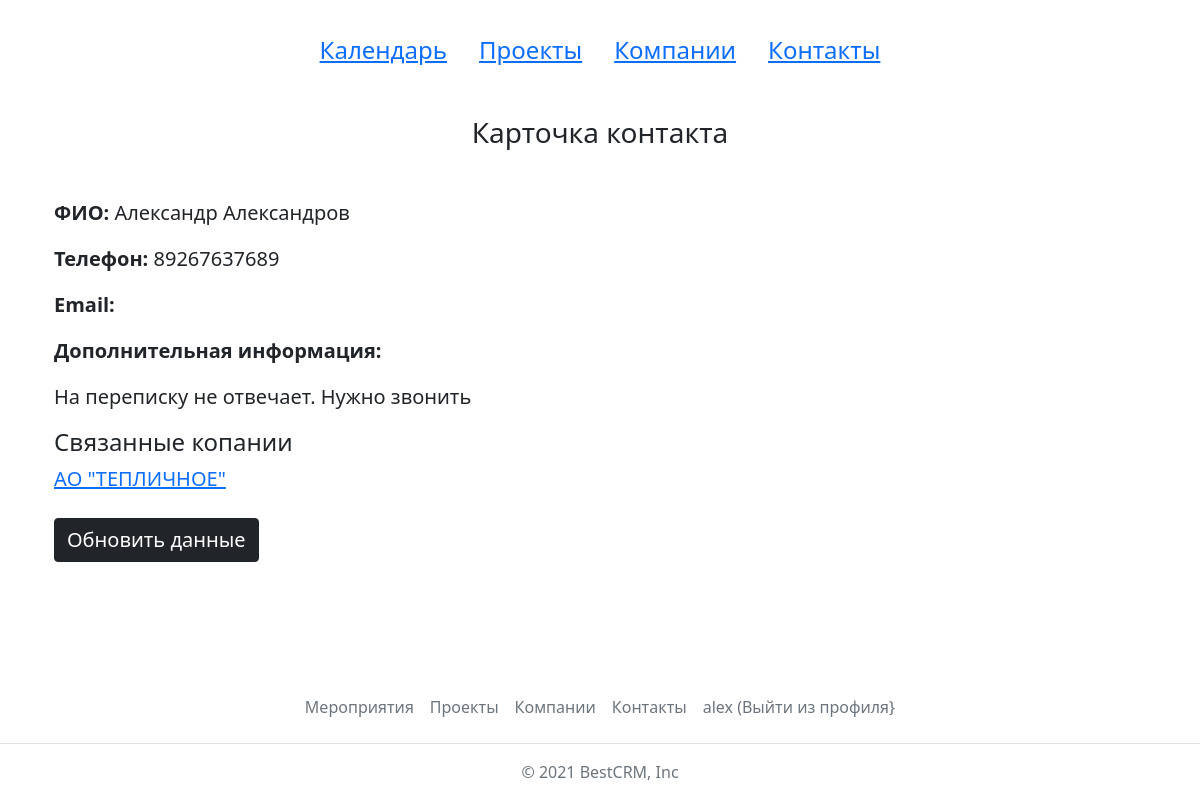
The app's page /contacts/3/ (signed in) with its own data.
### crm/models.py (models this page shows, shortened)
class Contact(models.Model):
    first_name = models.CharField(max_length=50, verbose_name='Имя')
    second_name = models.CharField(max_length=50, verbose_name='Отчество', blank=True, null=True)
    last_name = models.CharField(max_length=50, verbose_name='Фамилия', blank=True, null=True)
    email = models.EmailField(max_length=124, verbose_name='e-mail', blank=True, null=True)
    phone = models.CharField(max_length=12, verbose_name='Телефон', blank=True, null=True)
    additional_info = models.TextField(blank=True, verbose_name='Дополнительная информация')
    def __str__(self):
        if self.last_name:
            full_name = str(self.first_name) + ' ' + str(self.last_name)
        else:
            full_name = str(self.first_name)
        return full_name
    class Meta:
        verbose_name = "Контакт"
        verbose_name_plural = "Контакты"

class Company(models.Model):
    inn_number = models.CharField(max_length=10, verbose_name='ИНН', unique=True)
    ogrn_number = models.CharField(max_length=13, verbose_name='ОГРН', unique=True)
    short_name = models.CharField(max_length=250, verbose_name='Сокращенное наименование')
    full_name = models.CharField(max_length=250, verbose_name='Полное наименование')
    address = models.CharField(max_length=250, verbose_name='Адрес')
    contacts = models.ManyToManyField(Contact, verbose_name='Контакты', related_name='companies', blank=True)
    class Meta:
        verbose_name = 'Компания'
        verbose_name_plural = 'Компании'

### crm/views.py (the view)
# urls.py: path('contacts/<contact_id>/', views.contact_details_view, name='contact_details'),
@login_required
def contact_details_view(request, contact_id):
    contact = Contact.objects.get(id=contact_id)
    ctx = {
        'contact': contact
    }
    return render(request, 'crm/contact_details.html', ctx)

### crm/templates/crm/contact_details.html (shortened to what this page needs)
{% extends 'base.html'%}
{% block content %}
<h3 class="text-center">Карточка контакта</h3>
<div class="container mt-5 fs-5">
<p>
    <b>ФИО:</b> {% if contact.first_name %}{{contact.first_name}} {% endif %}
    {% if contact.last_name %}{{contact.last_name}} {% endif %}
</p>
    <p><b>Телефон:</b> {% if contact.phone %} {{contact.phone}} {% endif %}</p>
    <p><b>Email:</b> {% if contact.email %}{{contact.email}}{% endif %}</p>
    <p><b>Дополнительная информация:</b></p>
   {% if contact.additional_info %}{{contact.additional_info}}{% endif %}
<div class="fs-5 mt-3">
    <h4 class="fs-4">Связанные копании</h4>
    <div class="d-flex flex-column">
    {% for company in contact.companies.all %}
    <a href="{% url 'company_details' company.id %}">{{ company.short_name }}</a>
    {% empty %}
    <p>Отсутствуют</p>
    {% endfor %}
    </div>
</div>
<a class="btn btn-dark mt-4 fs-5" href="{% url 'contact_update' contact.id%}">Обновить данные</a>
</div>
{% endblock %}

### crm/templates/base.html (shortened to what this page needs)
{% load static %}
{% load crispy_forms_tags %}
<!DOCTYPE html>
<html class="h-100" lang="ru">
<head>
    <link href="https://cdn.jsdelivr.net/npm/bootstrap@5.1.1/dist/css/bootstrap.min.css" rel="stylesheet">
</head>
<body class="d-flex flex-column h-100">
<header>
  <div class="container p-3 fs-4">
    <div class="d-flex justify-content-center">
      <a class="m-3" href="{% url 'events' %}">Календарь</a>
      <a class="m-3" href="{% url 'projects' %}">Проекты</a>
      <a class="m-3" href="{% url 'companies' %}">Компании</a>
      <a class="m-3" href="{% url 'contacts' %}">Контакты</a>
    </div>
  </div>
</header>
<div class="container mt-3">
  {% block content %}
  {% endblock %}
</div>
<footer class="footer mt-auto">
    <ul class="nav justify-content-center border-bottom pb-3 mb-3">
        <li class="nav-item">
            <a class="nav-link px-2 text-muted" href="#">Мероприятия</a>
        </li>
        <li class="nav-item">
            <a class="nav-link px-2 text-muted" href="#">Проекты</a>
        </li>
        <li class="nav-item">
            <a class="nav-link px-2 text-muted" href="#">Компании</a>
        </li>
        <li class="nav_item">
            <a class="nav-link px-2 text-muted" href="#">Контакты</a>
        </li>
        <li class="nav_item">
            {% if not user.is_authenticated %}
            <a class="nav-link px-2 text-muted" href="{% url 'login' %}">Авторизация</a>
            {% else %}
            <a class="nav-link px-2 text-muted" href="{% url 'logout' %}">{{user}} (Выйти из профиля}</a>
            {% endif %}
        </li>
    </ul>
    <p class="text-center text-muted">© 2021 BestCRM, Inc</p>
</footer>
</body>
</html>

### records on screen
Contact: first_name "Александр", last_name "Александров", phone "89267637689", additional_info "На переписку не отвечает. Нужно звонить"
Company: short_name "АО \"ТЕПЛИЧНОЕ\""

### other values on screen
{{ user }} "alex"
